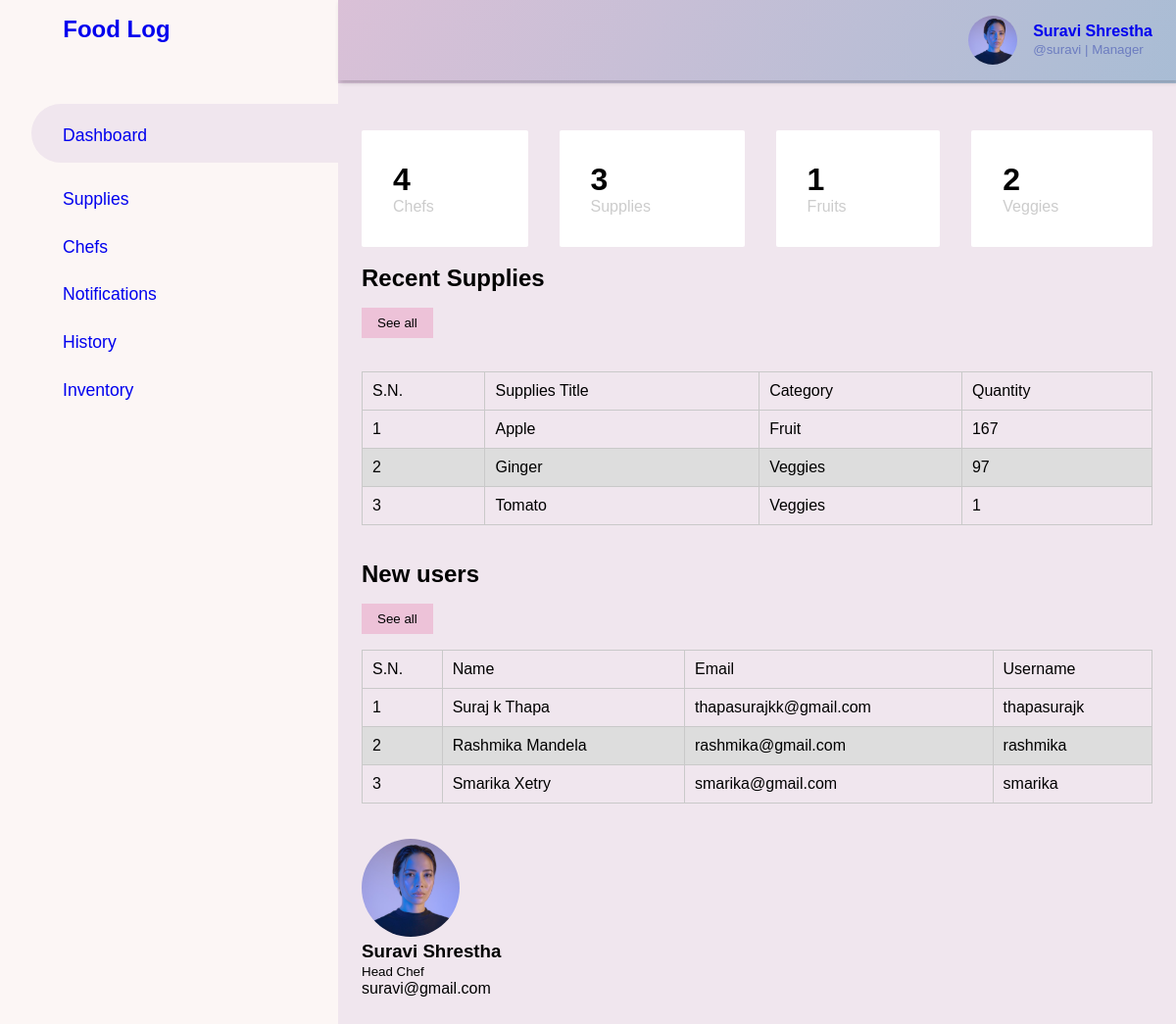
The app's page / (signed in) with its own data.
### app/models.py (models this page shows, shortened)
class ProfilePic(models.Model):
    user = models.OneToOneField(User, on_delete=models.CASCADE)
    image = models.ImageField(upload_to='accounts', default='accounts/default.jpg')

class Product(models.Model):
    name            = models.CharField(max_length=50, unique=True)
    category        = models.ForeignKey(Category, on_delete=models.CASCADE)
    quantity        = models.IntegerField()
    inventory_size = models.IntegerField(default=0)
    image           = models.ImageField(upload_to='products')
    description     = models.TextField(max_length=2000)
    date_added      = models.DateTimeField(auto_now_add=True)
    notify_quantity = models.IntegerField()
    notify_by       = models.CharField(max_length=50)

class Category(models.Model):
    name    = models.CharField(max_length=50)
    class Meta:
        verbose_name_plural = 'Categories'

### app/views.py (the view)
# urls.py: path('', views.dashboard_view, name='dashboard_view'),
@login_required
def dashboard_view(request):
    profile_pic_url=[]
    try:
        profile_pic_url =ProfilePic.objects.get(user=User.objects.get(username=request.user))
    except:
        profile_pic_url =[]
    product =Product.objects.all().order_by('-date_added')
    chefs =User.objects.filter(is_staff=False)
    categories=Category.objects.all()
    headchef_username='suravi'
    headchef=[]
    fruits=[]
    veggies=[]
    try:
        headchef=ProfilePic.objects.get(user=User.objects.get(username=headchef_username))
    except:
        headchef=[]
    try:
        fruits =product.filter(category=Category.objects.get(name__iexact='fruit'))
    except:
        fruits =[]
    try:
        veggies =product.filter(category=Category.objects.get(name__iexact='veggies'))
    except:
        veggies =[]
    context={
        "product": product,
        "products_count":len(product),
        "chefs":chefs,
        'headchef':headchef,
        "chefs_count":len(chefs),
        "fruits":fruits,
        "fruits_count":len(fruits),
        "veggies":veggies,
        "veggies_count":len(veggies),
        "categories_count":len(categories),
        "dashboard_active":True,
        "profile_pic":profile_pic_url
    }
    return render(request, 'dashboard.html', context)

### templates/dashboard.html (shortened to what this page needs)
{% extends 'base.html' %}
{% load static %}
{% block root %}
{% include 'sidebar.html' %}
    <div class="main-content">
      {% include 'header.html' %}
      <main>
        <div class="cards">
          {% if user.is_staff %}
          <div class="card-single">
            <div>
              <h1>{{chefs_count}}</h1>
              <span>Chefs</span>
            </div>
          </div>
          <div class="card-single">
            <div>
              <h1>{{products_count}}</h1>
              <span>Supplies</span>
            </div>
          </div>
          {% endif %}
          <div class="card-single">
            <div>
              <h1>{{fruits_count}}</h1>
              <span>Fruits</span>
            </div>
          </div>
          <div class="card-single">
            <div>
              <h1>{{veggies_count}}</h1>
              <span>Veggies</span>
            </div>
          </div>
        </div>
        <br>
          <div class="recent-grid">
            <div class="supplies">
              <div class="card">
                <div class="card-header">
                  <h2>Recent Supplies</h2>
                  <a href="{% url 'supplies_view' %}">
                  <button class="btn">
                    See all
                  </button>
                </a>
                </div>
                <br>
                <div class="card-body">
                  <table width="100%">
                    <thead>
                      <tr>
                        <td>S.N.</td>
                        <td>Supplies Title</td>
                        <td>Category</td>
                        <td>Quantity</td>
                      </tr>
                    </thead>
                    <tbody>
                      {% for i in product|slice:":5"%}
                      <tr>
                        <td>{{forloop.counter}}</td>
                        <td>{{i.name}}</td>
                        <td>{{i.category.name}}</td>
                        <td>{{i.quantity}}</td>
                      </tr>
                      {% endfor %}
                    </tbody>
                  </table>
                </div>
              </div>
            </div>
            <br>
            <br>
            {% if user.is_staff %}
            <div class="users">
              <div class="card">
                <div class="card-header">
                  <h2>New users</h3>
                    <a href="{% url 'chefs_view' %}">
                    <button class="btn">
                      See all
                    </button>
                  </a>
                </div>
                <div class="card-body">
                  <table width="100%">
                    <thead>
                      <tr>
                        <td>S.N.</td>
                        <td>Name</td>
                        <td>Email</td>
                        <td>Username</td>
                      </tr>
                    </thead>
                    <tbody>
                      {% for i in chefs|slice:":3"%}
                      <tr>
                        <td>{{forloop.counter}}</td>
                        <td>{{i.first_name}} {{i.last_name}}</td>
                        <td>{{i.email}}</td>
                        <td>{{i.username}}</td>
                      </tr>
                      {% endfor %}
                    </tbody>
                  </table>
                </div>
                <br>
                <br>
                {% endif %}
                <div class="card-body">
                  <div class="user">
                    <div>
                      <img
                        src="{% if headchef.image %}{{ headchef.image.url }}{% endif %}"
                        class="headchef_image"
                        alt="headchef image"
                      />
                      <div>
                        <h3>{{headchef.user.first_name}} {{headchef.user.last_name}}</h3>
                        <small>Head Chef</small>
                      </div>
                    </div>
                  </div>
                  {{headchef.user.email}}
                </div>
              </div>
            </div>
          </div>
      </main>
    </div>
{% endblock root %}

### templates/base.html (shortened to what this page needs)
<!DOCTYPE html>
<html lang="en">
  <head>
    {% include 'includes/default.html' %}
  </head>
  <body>
      {% block root %} {% endblock root %}
  </body>
</html>

### templates/includes/default.html (shortened to what this page needs)
<link
rel="stylesheet"
href="https://maxst.icons8.com/vue-static/landings/line-awesome/line-awesome/1.3.0/css/line-awesome.min.css"
/>

### templates/sidebar.html (shortened to what this page needs)
<div class="sidebar">
    <div class="sidebar-brand">
      <a href="{% url 'dashboard_view' %}">
      <h2>
         Food Log
      </h2>
    </a>
    </div>
    <div class="sidebar-menu">
      <ul>
        <li>
          <a href="{% url 'dashboard_view' %}" {% if dashboard_active %}class="active"{% endif %}>
            <span class="las la-igloo"></span>
            <span>Dashboard</span>
          </a>
        </li>
        <li>
          <a href="{% url 'supplies_view' %}" {% if supplies_active %}class="active"{% endif %}>
            <span class="las la-shopping-bag"></span>
            <span>Supplies</span>
            </a>
        </li>
        {% if user.is_staff %}
        <li>
          <a href="{% url 'chefs_view' %}" {% if chefs_active %}class="active"{% endif %}>
            <span class="las la-users"></span>
            <span>Chefs</span>
          </a>
        </li>
        <li>
          <a href="{% url 'notifications_view' %}" {% if notifications_active %}class="active"{% endif %}>
            <span class="las la-bell"></span>
            <span>Notifications</span>
            </a>
        </li>
        {% endif %}
        <li>
          <a href="{% url 'history_view' %}" {% if history_active %}class="active"{% endif %}>
            <span class="las la-clock"></span>
            <span>History</span>
          </a>
        </li>
        <li>
          <a href="{% url 'inventory_view' %}" {% if inventory_active %}class="active"{% endif %}>
            <span class="las la-receipt"></span>
            <span>Inventory</span>
          </a>
        </li>
      </ul>
    </div>
  </div>

### templates/header.html (shortened to what this page needs)
<header>
    <a href="{% url 'dashboard_profile_view' %}">
    <div class="user-wrapper">
      <img
        src="{% if profile_pic.image %}{{profile_pic.image.url}}{% endif %}"
        class="logged_user_image"
        alt="img of admin"
      />
      <div>
        <h4>{{request.user.first_name}} {{request.user.last_name}}</h4>
        <small> @{{user}} | {% if request.user.is_staff %}Manager{% else %}Chef{% endif %}</small>
      </div>
    </div>
  </a>
  </header>

### records on screen
ProfilePic: image (picture), user.first_name "Suravi", user.last_name "Shrestha", user.email "suravi@gmail.com"
Product: name "Apple", category.name "Fruit", quantity "167"
Product: name "Ginger", category.name "Veggies", quantity "97"
Product: name "Tomato", category.name "Veggies", quantity "1"

### other values on screen
{{ request.user.first_name }} "Suravi"
{{ request.user.last_name }} "Shrestha"
{{ user }} "suravi"
{{ chefs_count }} "4"
{{ products_count }} "3"
{{ fruits_count }} "1"
{{ veggies_count }} "2"
{{ i.first_name }} "Suraj k"
{{ i.last_name }} "Thapa"
{{ i.email }} "thapasurajkk@gmail.com"
{{ i.username }} "thapasurajk"
{{ i.first_name }} "Rashmika"
{{ i.last_name }} "Mandela"
{{ i.email }} "rashmika@gmail.com"
{{ i.username }} "rashmika"
